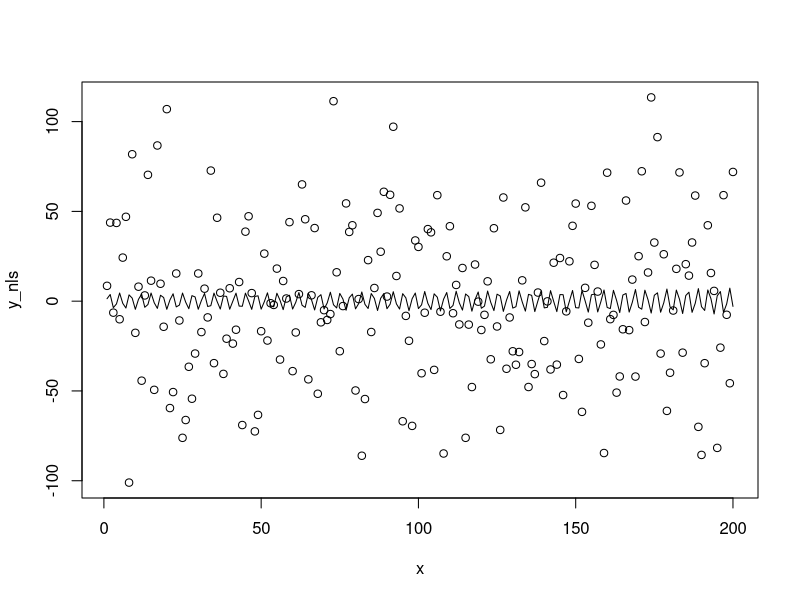

Write the R code that produced this figure.
# The Weierstrass function

wf <- function(x,n,a,b)
{
  v <- NULL
  for(j in 1:n)
  {
    v[j] <- (a^j)*cos((b^j)*x)
  }
  return(sum(v))
}

# The parameters initialization
a <- 10
b <- 71
# wf_iteration is 1, which means the data is in stable period

# The residual's IIDN parameters
std_dev <- 40
n <- 200            # the number of parameters
u <- rnorm(n,0,std_dev)
x <- 1:n


# The stable data is generated, along with the trend.
y_nls <- NULL
y_nls_trend <- NULL

for(i in 1:n)
{
  y_nls[i] <- wf(x[i],1,a,b) + u[i]
  y_nls_trend[i] <- wf(x[i],1,a,b)
}

# The nls function in R is used for the nonlinear estimations. However, it
# requires some parameters with which it begins the estimations. The alpha
# and beta are initialized with the data generating parameters.
init_parameters <- list(alpha = a, beta = b)

model_nls_stable <- nls(y_nls ~ alpha*cos(beta*x), start = init_parameters)
summary(model_nls_stable)

# The line function plots the difference between actual trend and fitted model
plot(x, y_nls)
lines(x, y_nls_trend - fitted(model_nls_stable))

# A manual calculation is also provided to check efficiency.
b_est_func <- function(b_coeff)
{
    (
      sum( y_nls * cos(b_coeff*x) ) * sum(x*sin(b_coeff*2*x))
    ) -
    (
      2*sum( x*y_nls * sin(b_coeff*x) ) * sum( (cos(b_coeff*x))^2 )
    )
}

b_est <- uniroot(b_est_func, interval = c(b-10,b+10), extendInt = "yes")$root
a_est <- sum( y_nls * cos(b_est*x) ) /
  sum( (cos(b_est*x))^2 )

cat("\014")

c(a_est,b_est)